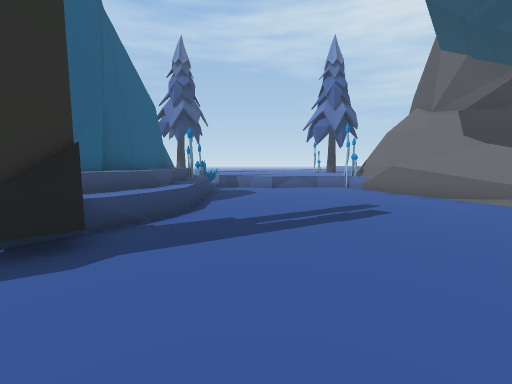
[1] (above)

18 first-person views from a walk through a 3-D level made in the Unity game engine. The camera is 1.2 m above the floor, tilts 6° down and sees 90° across. The floor is counted in squares, 1 m on a side. Each view is taken from the middle of a square. On the plan, view 1 faces up. The plan holds only what a view shows up to about 12 squares ahead; the rest is blank. The place goes on beyond the plan.

[2]
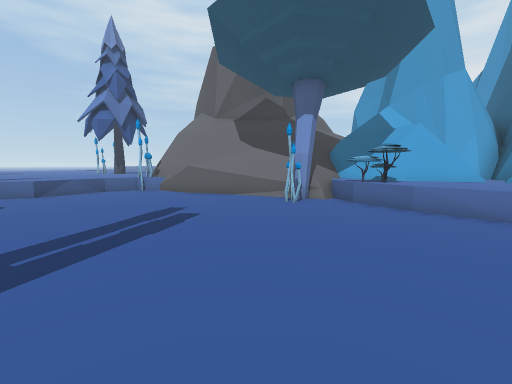

[3]
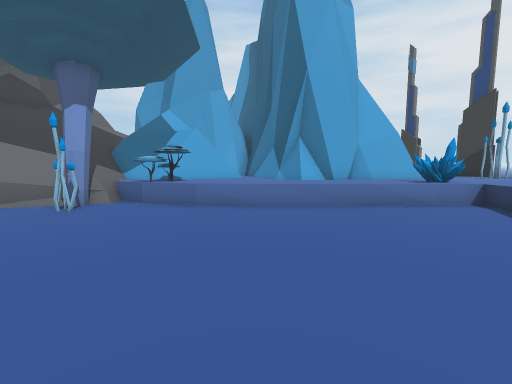

[4]
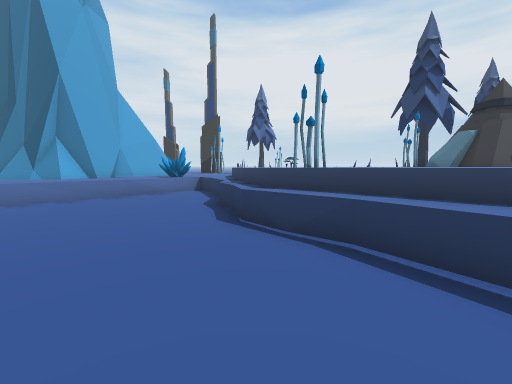

[5]
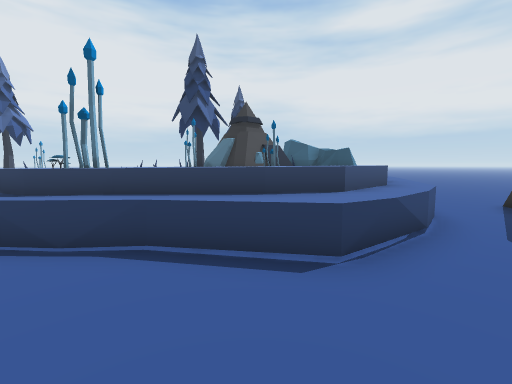

[6]
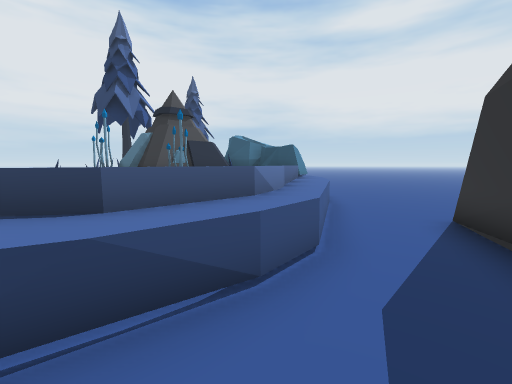

[7]
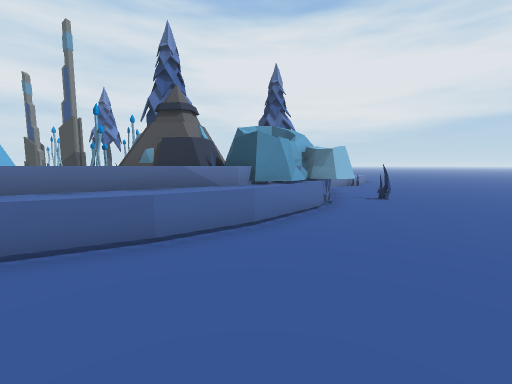

[8]
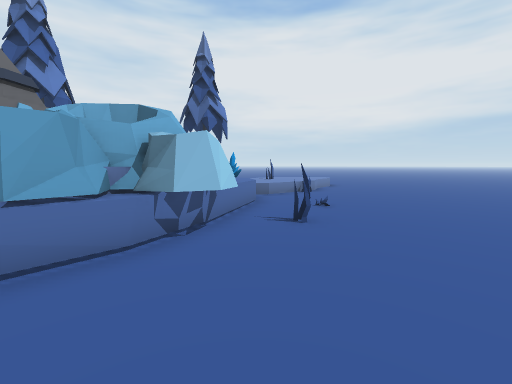

[9]
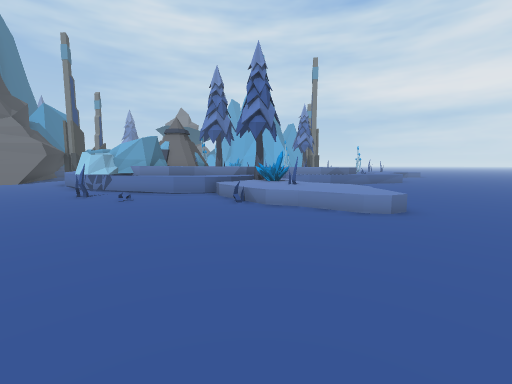

[10]
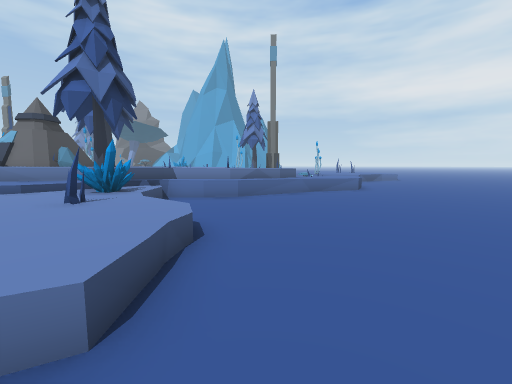

[11]
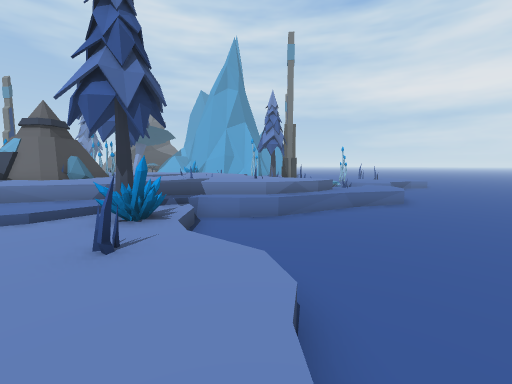

[12]
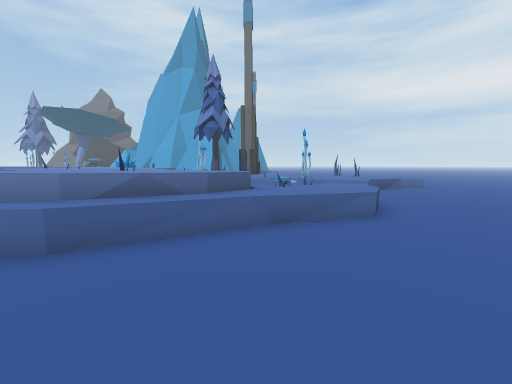

[13]
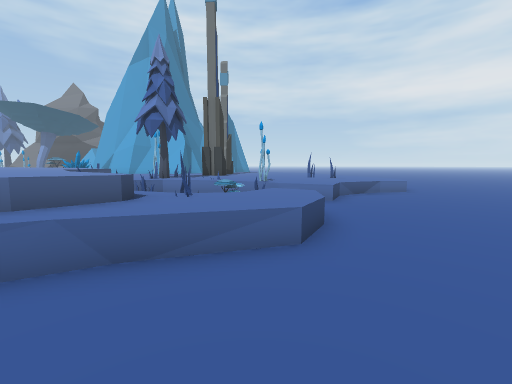

[14]
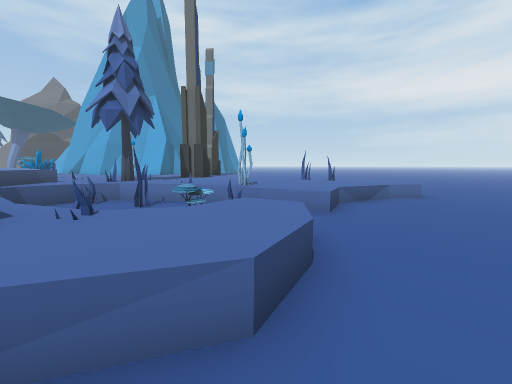

[15]
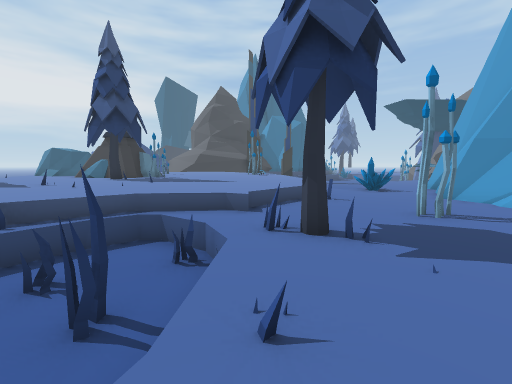

[16]
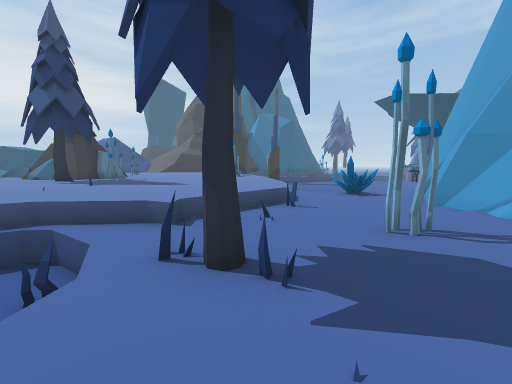

[17]
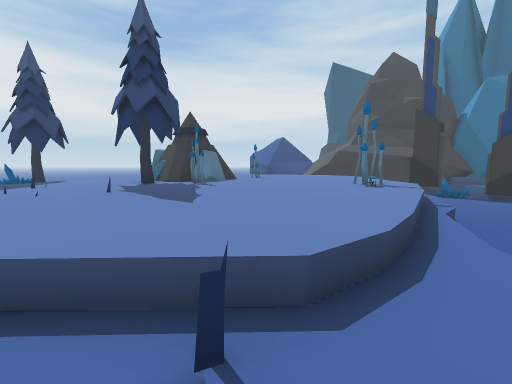

[18]
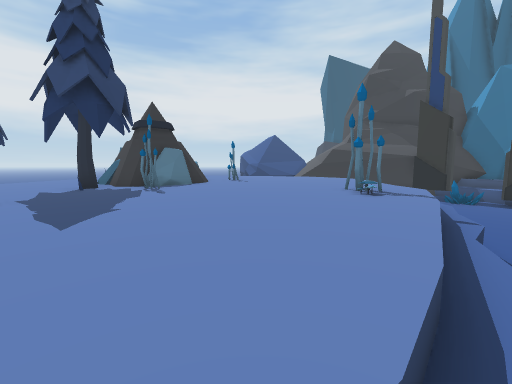

### Floor plan
Key: @ floor where view 1 was taken; # wall or solid block; . main floor; : floor 0.5 m higher than the main floor; + floor 0.75 m higher than the main floor; * floor 1 m higher than the main floor; % floor 1.25 m higher than the main floor; / step, stairs or slope; = window, fence, low wall or low ledge; ^ raised ledge; v drop or lower ground; T tree; P plant; C crystal; O other object.
Columns run from 12 left of view 1 to 13 right of it. Each row starts with its distance up from view 1.
 16             ^^
 15             ^^^
 14             ^^^^^O
 13             .=...^
 12         ^ ^.......#
 11         #^^.......##
 10         #^^.......##
  9         #^^........^#
  8         ^^^........^^^
  7         ^^^.........T^^^
  6         ^^^........PT^^#
  5         ^^..........^^^#
  4          #..........^^+#
  3         ##..........+^+##=
  2         O...........+++/==
  1         ............+++:+#
  0        .....@.......+++###
 -1       ..............++=#
 -2      ...==..........++##
 -3    # .=///=+//=.....++:#
 -4    /..//%%%%%%//v...+C:##
 -5   /v.=/ %%%%%PO*//=.#C:##
 -6   /..+% %%%%%%***/++#C:=##
 -7 ....=/  %%%%%******/:::::+
 -8 ....=/  %%%%%*******::::::
 -9 ....//  P%%%********/=::::
-10 ..../    %=%********/:::P:
-11 ..../=  =###P*******//::::
-12 ....##==####*T******/:::::
-13 ....########T=******/:TT::
-14 ....####%#=##******/:#= ::
-15 ....####%%*********v ==:::
-16 .....=/ %%****=****. ##=::
-17 ...#..+ //********//==# ::
-18 ......=+//+ /***=**:  P =P
-19 .......=//T ///****:. PP=O
-20 ......./:/CC/=+//**/=v=  O
-21 ......./::C/...=/:::::: ..
-22 ......=/:=:.......==:::...
-23 ......./:::.........=.....
-24 ......./::/...............
-25 ........://...............
-26 ......../................
-27 .........................
-28 .........................

Where each view was taken, in squares from view 1:
view 1: 0 up, 0 right, facing up
view 2: 1 up, 0 right, facing up-right
view 3: 1 up, 0 right, facing right
view 4: 1 up, 3 left, facing down-right
view 5: 1 up, 3 left, facing down
view 6: 1 down, 6 left, facing down
view 7: 7 down, 12 left, facing down-right
view 8: 12 down, 12 left, facing down-right
view 9: 28 down, 11 left, facing up-right
view 10: 28 down, 4 left, facing up-right
view 11: 26 down, 4 left, facing up-right
view 12: 25 down, 2 right, facing up-right
view 13: 25 down, 5 right, facing up-right
view 14: 24 down, 7 right, facing up-right
view 15: 17 down, 13 right, facing up-left
view 16: 15 down, 13 right, facing up-left
view 17: 9 down, 10 right, facing left
view 18: 8 down, 8 right, facing left
